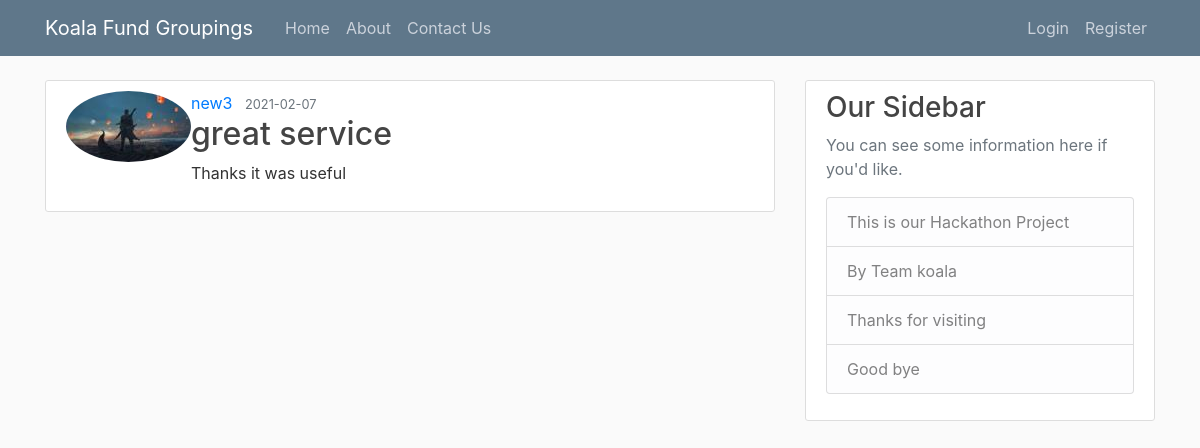
Page /post/9 on the committed database.
### web.py (models this page shows, shortened)
class New3User(db.Model,UserMixin):
    id = db.Column(db.Integer, primary_key=True)
    username = db.Column(db.String(20), unique=False, nullable=False)
    email = db.Column(db.String(120), unique=False,nullable=False)
    image_file = db.Column(db.String(20), nullable=False, default='default.jpg')
    password = db.Column(db.String(60), nullable=False)
    posts = db.relationship('Post', backref='author', lazy=True)
    phonenumber = db.Column(db.String(60),unique=True, nullable=False)

class Post(db.Model):
    id = db.Column(db.Integer, primary_key=True)
    title = db.Column(db.String(100), nullable=True)
    date_posted = db.Column(db.DateTime, nullable=True, default=datetime.utcnow)
    content = db.Column(db.Text, nullable=False)
    user_id = db.Column(db.Integer, db.ForeignKey('new3_user.id'), nullable=False)

### web.py (the view)
@app.route("/post/<int:post_id>")
def post(post_id):
    post = Post.query.get_or_404(post_id)
    return render_template('post.html', title=post.title, post=post)

### Templates/post.html (shortened to what this page needs)
{% extends "layout.html" %}
{% block content %}
  <article class="media content-section">
    <img class="rounded-circle article-img" src="{{ url_for('static', filename='profile_pics/' + post.author.image_file) }}">
    <div class="media-body">
      <div class="article-metadata">
        <a class="mr-2" href="#">{{ post.author.username }}</a>
        <small class="text-muted">{{ post.date_posted.strftime('%Y-%m-%d') }}</small>
      </div>
      <h2 class="article-title">{{ post.title }}</h2>
      <p class="article-content">{{ post.content }}</p>
    </div>
  </article>
{% endblock content %}

### static/main.css (style rules this page uses)
body { background: #fafafa; color: #333333; margin-top: 5rem; }
h1, h2, h3, h4, h5, h6 { color: #444444; }
.content-section { background: #ffffff; padding: 10px 20px; border: 1px solid #dddddd; border-radius: 3px; margin-bottom: 20px; }

### Templates/layout.html (style rules this page uses)
body { background-image:url("https://coolbackgrounds.io/images/backgrounds/index/sea-edge-79ab30e2.png"); background-repeat: no-repeat; background-attachment: fixed; background-size: cover; }

### rows in the picture
New3User: image_file (picture), author.username "new3"
Post: date_posted "2021-02-07", title "great service", content "Thanks it was useful"
